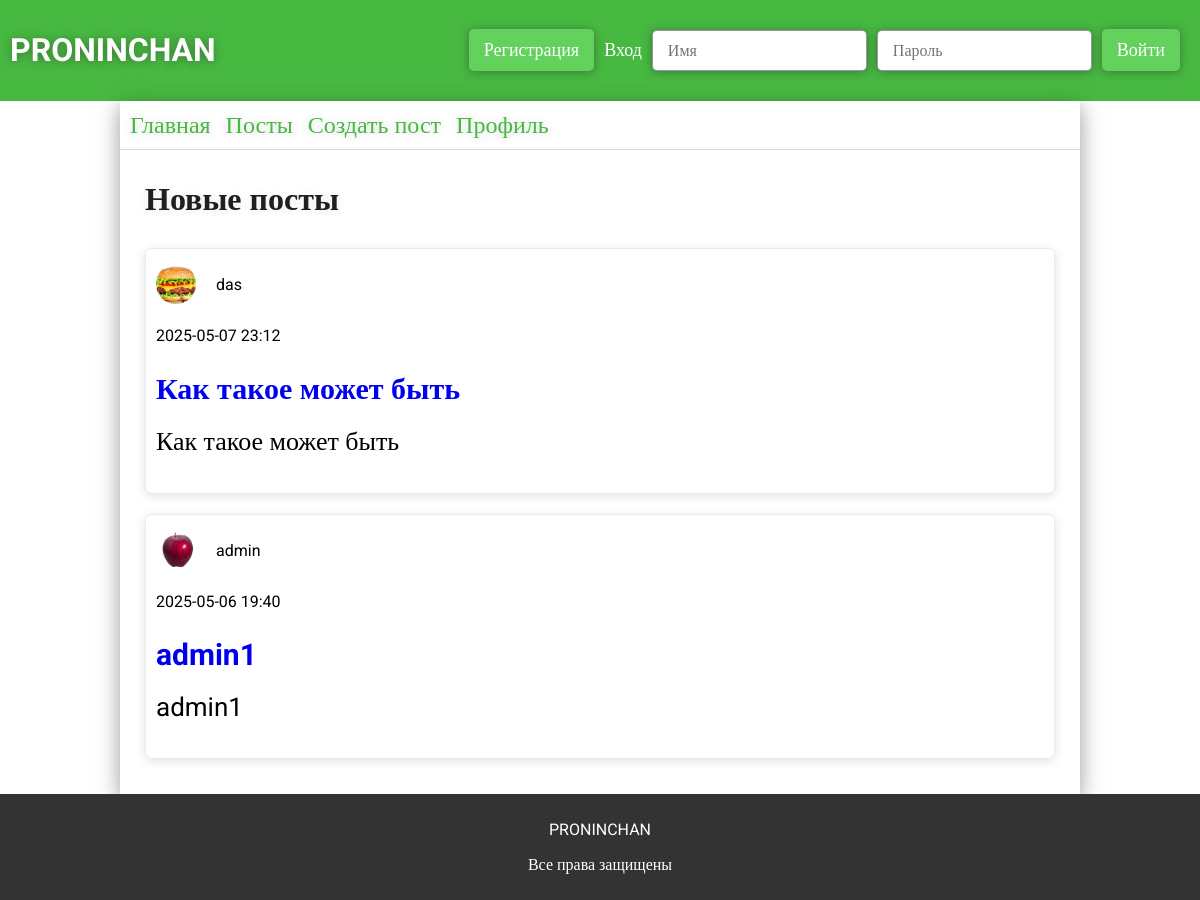
Before: / with the older database file.
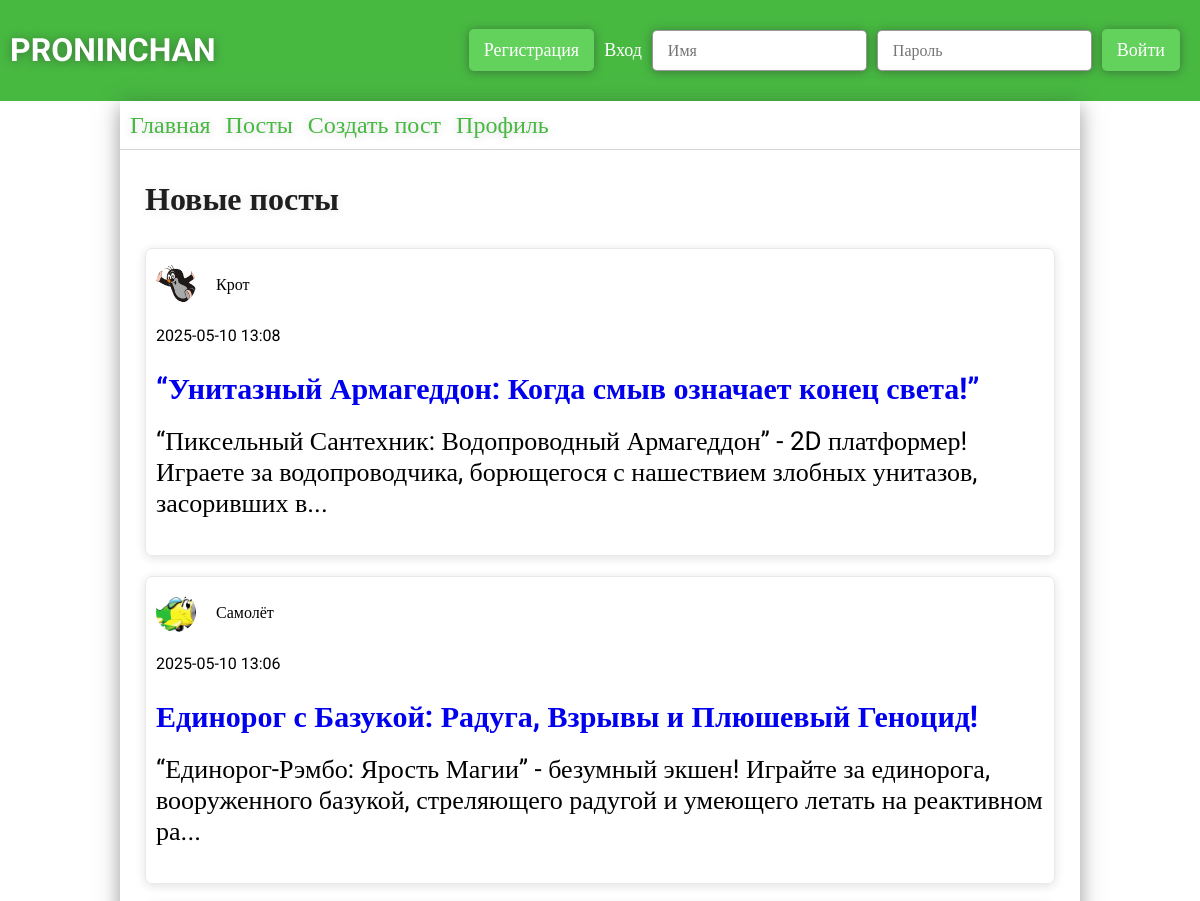
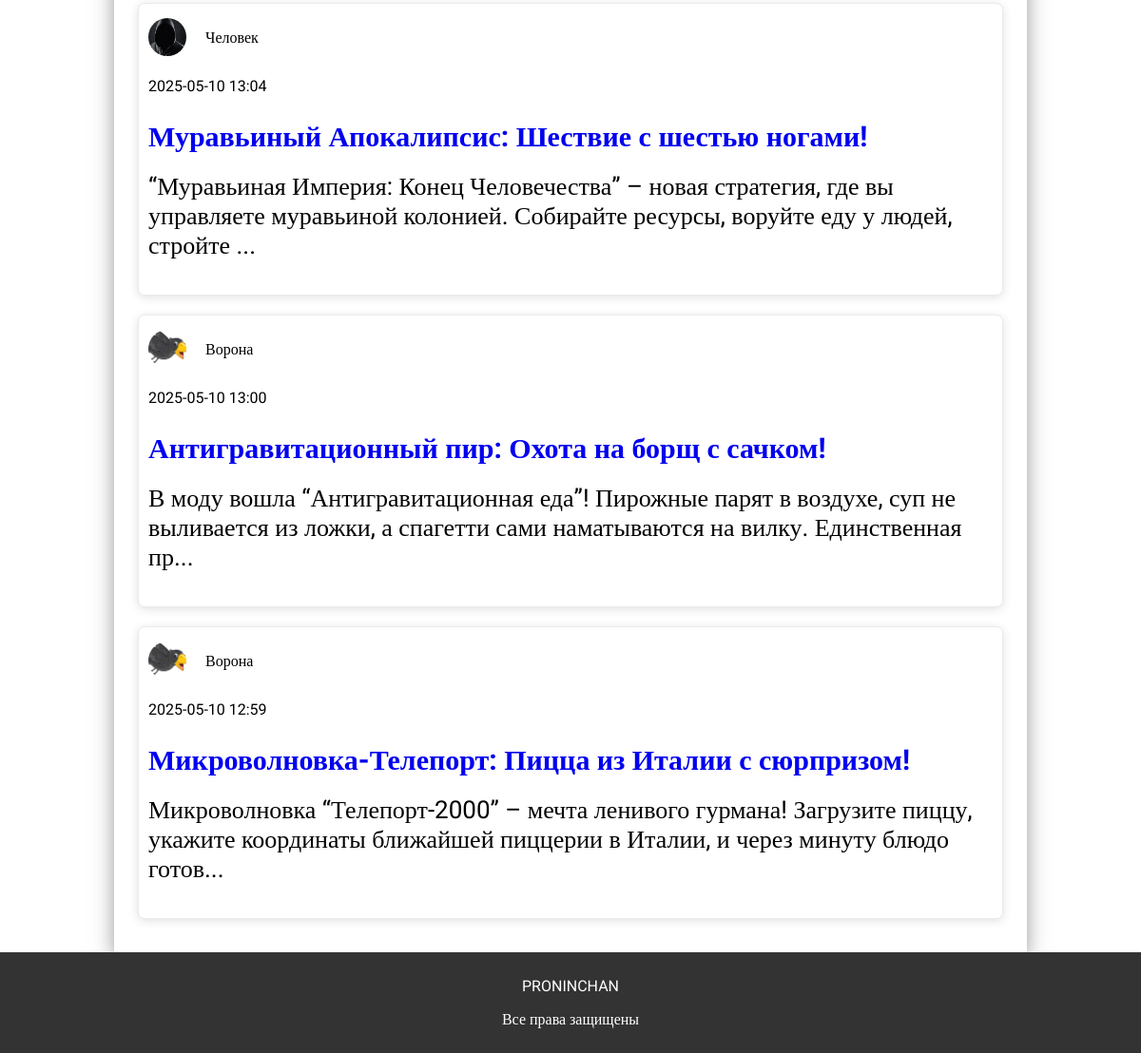
After: the same page with the newer database file (2 pictures, top to bottom).
### app.py (models this page shows)
class ForumPosts(db.Model):
    __tablename__ = 'forum_posts'
    id = db.Column(db.Integer, primary_key=True)
    user_id = db.Column(db.Integer, db.ForeignKey('users.id'), nullable=False)
    theme = db.Column(db.String(124), nullable=False)
    text = db.Column(db.Text, nullable=False)
    section_id = db.Column(db.Integer, db.ForeignKey('forum_sections.id'), nullable=False)
    category_id = db.Column(db.Integer, db.ForeignKey('forum_categories.id'), nullable=False)
    created_at = db.Column(db.DateTime, default=datetime.now)
    user = db.relationship("Users", backref="posts")
    sections = db.relationship("ForumSections")
    categories = db.relationship("ForumCategory")
    all_comments = db.relationship("ForumComments", backref="forum_post", cascade="all, delete-orphan")

class Users(db.Model):
    __tablename__ = 'users'
    id = db.Column(db.Integer, primary_key=True)
    username = db.Column(db.String(32), unique=True, nullable=False)
    photo = db.Column(db.String(124))
    email = db.Column(db.String(64), unique=True, nullable=False)
    password = db.Column(db.String(30), nullable=False)
    access = db.Column(db.String(64), nullable=False, default='user')
    all_posts = db.relationship("ForumPosts", backref="user_author", cascade="all, delete-orphan")
    all_comments = db.relationship("ForumComments", backref="user_author")

### app.py (the view)
@app.route('/')
def main():
    new_posts = ForumPosts.query.order_by(ForumPosts.created_at.desc()).limit(5).all()
    if 'user' in session:
        try:
            access = (Users.query.filter_by(id=session['user']).first()).access
        except:
            return redirect(url_for('logout'))
        return render_template('main.html', new_posts = new_posts, access=access)
    else:
        return render_template('main.html', new_posts = new_posts)

### templates/main.html (shortened to what this page needs)
{% extends 'base.html' %}
{% block main %}
<link rel="stylesheet" href="{{ url_for('static', filename='css/main.css') }}">
    <div class="container">
        <h3>Новые посты</h3>
        {% for post in new_posts %}
            <div class="post" id="post-{{post.id}}">
                <div class="posts-container-created">
                    <div>
                       <img src="{{ url_for('static', filename=post.user.photo) if post.user.photo else url_for('static', filename='img/person.svg') }}" alt="">
                        <p class="user-{{post.user.id}}">{{post.user.username}}{% if access == 'admin' %}<button class="ban-button" value="{{post.user.id}}" data-user="{{post.user.username}}">забанить</button>{% endif %}</p>
                    </div>
                    <p class="post-created">{{post.created_at.strftime('%Y-%m-%d %H:%M')}}</p>
                </div>
                <a class="post-theme" href="{{url_for('post', post=post.id)}}">{{post.theme}}</a>
                <p class="post-text"  data-text="{{post.text}}">{{post.text | truncate(150, True, '...')}}</p>
            </div>
        {% endfor %}
    </div>
{% endblock %}

Changed rows visible on the page:
no longer on this page (row edited): ForumPosts: photo (picture), user.username "das", created_at "2025-05-07 23:12", theme "Как такое может быть", text "Как такое может быть"
no longer on this page (row edited): ForumPosts: photo (picture), user.username "admin", created_at "2025-05-06 19:40", theme "admin1", text "admin1"
added ForumPosts: photo (picture), user.username "Крот", created_at "2025-05-10 13:08", theme "“Унитазный Армагеддон: Когда смыв означает конец света!”", text "“Пиксельный Сантехник: Водопроводный Армагеддон” - 2D платформер! Играете за водопроводчика, борющегося с нашествием злобных унитазов, засоривших в..."
added ForumPosts: photo (picture), user.username "Самолёт", created_at "2025-05-10 13:06", theme "Единорог с Базукой: Радуга, Взрывы и Плюшевый Геноцид!", text "“Единорог-Рэмбо: Ярость Магии” - безумный экшен! Играйте за единорога, вооруженного базукой, стреляющего радугой и умеющего летать на реактивном ра..."
added ForumPosts: photo (picture), user.username "Человек", created_at "2025-05-10 13:04", theme "Муравьиный Апокалипсис: Шествие с шестью ногами!", text "“Муравьиная Империя: Конец Человечества” – новая стратегия, где вы управляете муравьиной колонией. Собирайте ресурсы, воруйте еду у людей, стройте ..."
added ForumPosts: photo (picture), user.username "Ворона", created_at "2025-05-10 13:00", theme "Антигравитационный пир: Охота на борщ с сачком!", text "В моду вошла “Антигравитационная еда”! Пирожные парят в воздухе, суп не выливается из ложки, а спагетти сами наматываются на вилку. Единственная пр..."
added ForumPosts: photo (picture), user.username "Ворона", created_at "2025-05-10 12:59", theme "Микроволновка-Телепорт: Пицца из Италии с сюрпризом!", text "Микроволновка “Телепорт-2000” – мечта ленивого гурмана! Загрузите пиццу, укажите координаты ближайшей пиццерии в Италии, и через минуту блюдо готов..."
